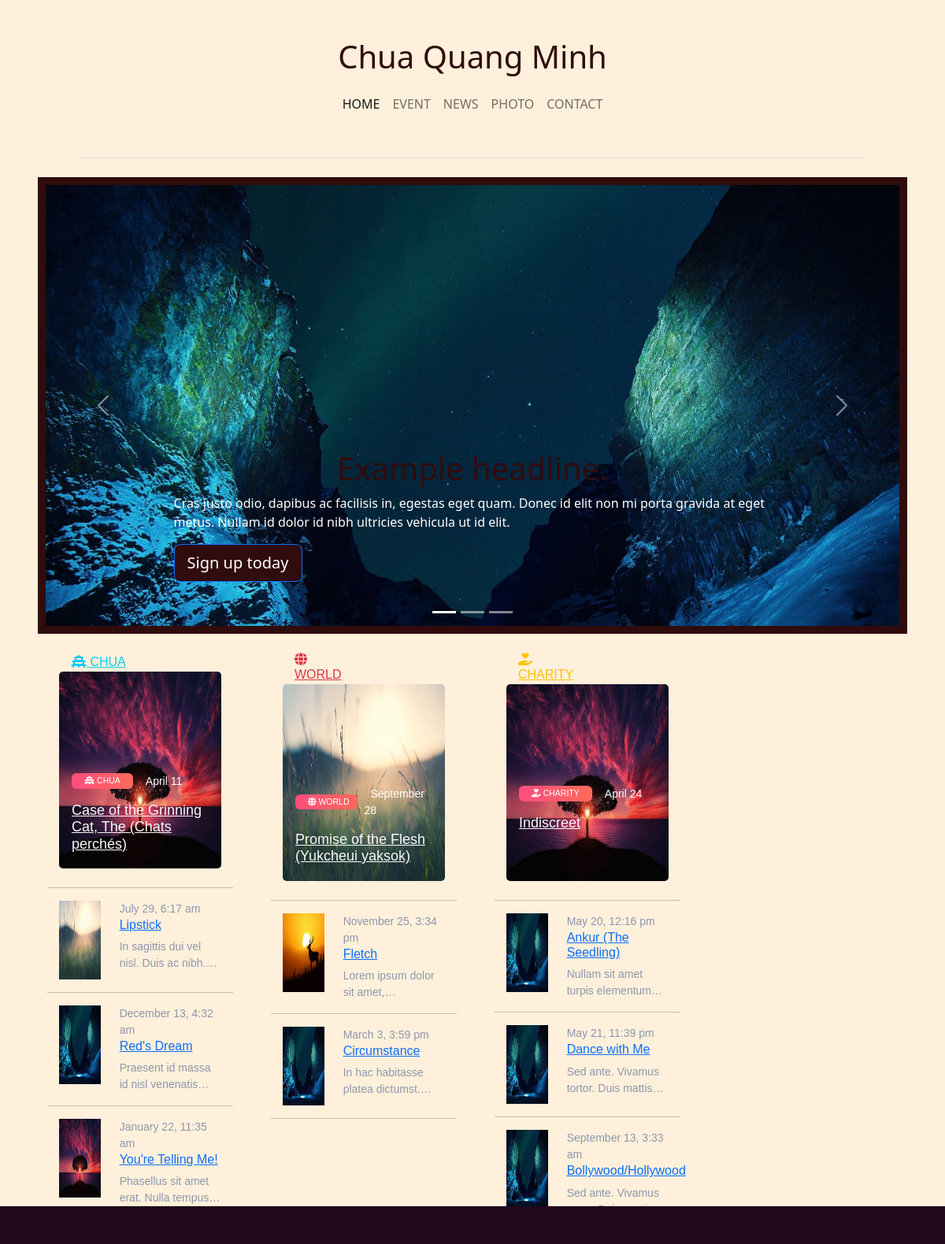
The page / on the database its author committed.
### tables this page shows
CREATE TABLE News
(
    newsID      INT AUTO_INCREMENT NOT NULL PRIMARY KEY,
    title       VARCHAR(255),
    author      VARCHAR(255),
    description VARCHAR(255),
    paragraph   TEXT,
    timeUpdated TIMESTAMP,
    saveDraft   BOOLEAN,
    banner      VARCHAR(500),
    hitCount INT(10),
    newsTypeID  INT                NOT NULL,
    FOREIGN KEY (newsTypeID) REFERENCES NewsType (newsTypeID)
);

### view/home.php (the view, shortened to what the rows shown need)
<?php
require("rootPath.php");
require $rootPath . "model/HomeModel.php";
require $rootPath . "controller/HomeController.php";
?>
<div class="container-fluid">
    <div class="row d-flex justify-content-center align-items-center">
        <div class="carousel slide col-12 carousel-deco" id="myCarousel" data-ride="carousel">
            <div class="carousel-inner">
                <div class="carousel-item active">
                    <div class="container">
                        <div class="carousel-caption text-left">
                            <h1>Example headline.</h1>
                        </div>
                    </div>
                </div>
            </div>
        </div>
    </div>
</div>
<br>
<div class="container-fluid">
    <div class="row">
        <div class="col-lg-9 m-15px-tb">
            <div class="row">
                <section>
                    <div class="row gx-lg-5">
                        <div class="col-lg-4 col-md-12 mb-4 mb-lg-0">
                            <div>
                                <div class="col-md-12 items blog-home5">
                                    <div class="col-6">
                                    </div>
                                </div>
                                <?php
                                foreach ($chuaOneResult as $row) {
                                    ?>
                                    <div class="col-md-12 items blog-home5">
                                        <div class="card b-h-box position-relative font-14 border-0 mb-4">
                                        </div>
                                    </div>
                                    <?php
                                }
                                ?>
                                <hr/>
                                <?php
                                foreach ($chuaResult as $row) {
                                    ?>
                                    <article class="col-md-12 items blog-home5">
                                        <div class="row">
                                            <div class="col-xs-12 col-sm-5 col-md-5 col-lg-4">
                                                <div class="post-type post-img">
                                                    <a href="/article?newsID=<?php echo $row['newsID']; ?>"><img
                                                                src="assets/banner/<?php echo $row['banner'] ?>"
                                                                class="img-responsive post-img" alt="image post"></a>
                                                </div>
                                            </div>
                                            <div class="col-xs-12 col-sm-7 col-md-7 col-lg-8">
                                                <div class="author-info author-info-2">
                                                    <small><?php
                                                        $today = date("F j, g:i a", strtotime($row['timeUpdated']));
                                                        echo $today;
                                                        ?></small>
                                                </div>
                                                <div class="caption">
                                                    <h6 class="md-heading"><a
                                                                href="/article?newsID=<?php echo $row['newsID']; ?>"><?php echo $row['title'] ?></a>
                                                    </h6>
                                                    <small class="paragraph"><?php echo $row['description'] ?></small>
                                                </div>
                                            </div>
                                        </div>
                                    </article>
                                    <hr>
                                    <?php
                                }
                                ?>
                            </div>
                        </div>
                        <div class="col-lg-4 col-md-2 mb-4 mb-lg-0">
                            <div>
                                <div class="col-md-12 items blog-home5">
                                    <div class="col-6">
                                    </div>
                                </div>
                                <?php
                                foreach ($worldOneResult as $row) {
                                    ?>
                                    <div class="col-md-12 items blog-home5">
                                        <div class="card b-h-box position-relative font-14 border-0 mb-4">
                                        </div>
                                    </div>
                                    <?php
                                }
                                ?>
                                <hr/>
                                <?php
                                foreach ($worldResult as $row) {
                                    ?>
                                    <article class="col-md-12 items blog-home5">
                                        <div class="row">
                                            <div class="col-xs-12 col-sm-5 col-md-5 col-lg-4">
                                                <div class="post-type post-img">
                                                    <a href="/article?newsID=<?php echo $row['newsID']; ?>"><img
                                                                src="assets/banner/<?php echo $row['banner'] ?>"
                                                                class="img-responsive post-img" alt="image post"></a>
                                                </div>
                                            </div>
                                            <div class="col-xs-12 col-sm-7 col-md-7 col-lg-8">
                                                <div class="author-info author-info-2">
                                                    <small><?php
                                                        $today = date("F j, g:i a", strtotime($row['timeUpdated']));
                                                        echo $today;
                                                        ?></small>
                                                </div>
                                                <div class="caption">
                                                    <h6 class="md-heading"><a
                                                                href="/article?newsID=<?php echo $row['newsID']; ?>"><?php echo $row['title'] ?></a>
                                                    </h6>
                                                    <small class="paragraph"><?php echo $row['description'] ?></small>
                                                </div>
                                            </div>
                                        </div>
                                    </article>
                                    <hr>
                                    <?php
                                }
                                ?>
                            </div>
                        </div>
                        <div class="col-lg-4 col-md-6 mb-4 mb-lg-0">
                            <div>
                                <div class="col-md-12 items blog-home5">
                                    <div class="col-6">
                                    </div>
                                </div>
                                <?php
                                foreach ($charityOneResult as $row) {
                                    ?>
                                    <div class="col-md-12 items blog-home5">
                                        <div class="card b-h-box position-relative font-14 border-0 mb-4">
                                        </div>
                                    </div>
                                    <?php
                                }
                                ?>
                                <hr/>
                                <?php
                                foreach ($charityResult as $row) {
                                    ?>
                                    <article class="col-md-12 items blog-home5">
                                        <div class="row">
                                            <div class="col-xs-12 col-sm-5 col-md-5 col-lg-4">
                                                <div class="post-type post-img">
                                                    <a href="/article?newsID=<?php echo $row['newsID']; ?>"><img
                                                                src="assets/banner/<?php echo $row['banner'] ?>"
                                                                class="img-responsive post-img" alt="image post"></a>
                                                </div>
                                            </div>
                                            <div class="col-xs-12 col-sm-7 col-md-7 col-lg-8">
                                                <div class="author-info author-info-2">
                                                    <small><?php
                                                        $today = date("F j, g:i a", strtotime($row['timeUpdated']));
                                                        echo $today;
                                                        ?></small>
                                                </div>
                                                <div class="caption">
                                                    <h6 class="md-heading"><a
                                                                href="/article?newsID=<?php echo $row['newsID']; ?>"><?php echo $row['title'] ?></a>
                                                    </h6>
                                                    <small class="paragraph"><?php echo $row['description'] ?></small>
                                                </div>
                                            </div>
                                        </div>
                                    </article>
                                    <hr>
                                    <?php
                                }
                                ?>
                            </div>
                        </div>
                    </div>
                </section>
            </div>
        </div>
    </div>
</div>

### rows shown on the page
news: banner (picture), timeUpdated "July 29, 6:17 am", title "Lipstick", description "In sagittis dui vel nisl. Duis ac…"
news: banner (picture), timeUpdated "December 13, 4:32 am", title "Red's Dream", description "Praesent id massa id nisl…"
news: banner (picture), timeUpdated "January 22, 11:35 am", title "You're Telling Me!", description "Phasellus sit amet erat. Nulla…"
news: banner (picture), timeUpdated "November 25, 3:34 pm", title "Fletch", description "Lorem ipsum dolor sit…"
news: banner (picture), timeUpdated "March 3, 3:59 pm", title "Circumstance", description "In hac habitasse platea…"
news: banner (picture), timeUpdated "May 20, 12:16 pm", title "Ankur (The Seedling)", description "Nullam sit amet turpis…"
news: banner (picture), timeUpdated "May 21, 11:39 pm", title "Dance with Me", description "Sed ante. Vivamus tortor. Duis…"
news: banner (picture), timeUpdated "September 13, 3:33 am", title "Bollywood/Hollywood", description "Sed ante.…"

### other values the page prints
$row['typeName'] "CHUA"
$today "April 11"
$row['title'] "Case of the Grinning Cat, The (Chats perchés)"
$row['typeName'] "WORLD"
$today "September 28"
$row['title'] "Promise of the Flesh (Yukcheui yaksok)"
$row['typeName'] "CHARITY"
$today "April 24"
$row['title'] "Indiscreet"
